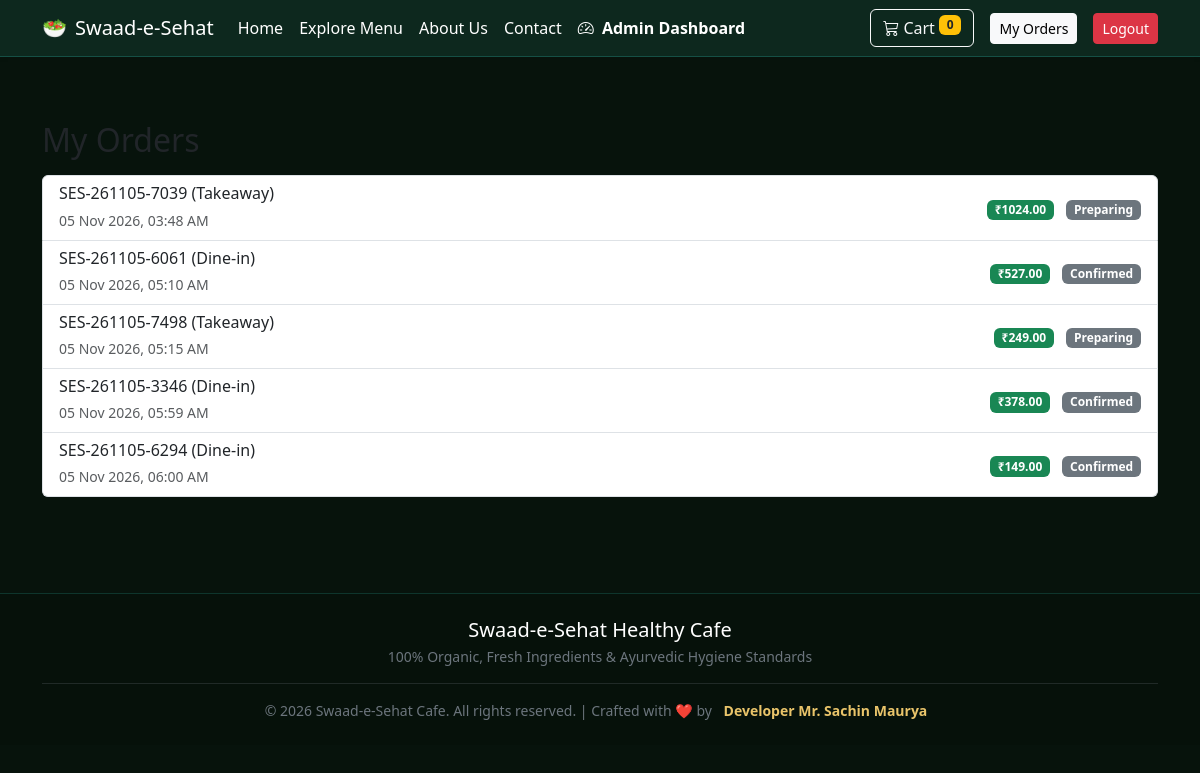
The page /orders/my-orders/ (signed in) on the database its author committed.
### orders/models.py (models this page shows, shortened)
class Order(models.Model):
    TYPES = (('dine_in', 'Dine-in'), ('takeaway', 'Takeaway'), ('delivery', 'Home Delivery'))
    STATUSES = (
        ('pending', 'Pending'), ('confirmed', 'Confirmed'), ('preparing', 'Preparing'),
        ('ready', 'Ready'), ('out_for_delivery', 'Out for Delivery'),
        ('completed', 'Completed'), ('cancelled', 'Cancelled')
    )
    order_number = models.CharField(max_length=30, unique=True, editable=False)
    access_token = models.UUIDField(default=uuid.uuid4, editable=False, unique=True)
    customer = models.ForeignKey(User, on_delete=models.SET_NULL, null=True, blank=True)
    customer_name = models.CharField(max_length=150)
    phone = models.CharField(max_length=20)
    order_type = models.CharField(max_length=20, choices=TYPES, default='takeaway')
    table = models.ForeignKey(CafeTable, on_delete=models.SET_NULL, null=True, blank=True)
    delivery_address = models.TextField(blank=True, null=True)
    notes = models.TextField(blank=True, null=True)
    total_amount = models.DecimalField(max_digits=10, decimal_places=2, default=Decimal('0.00'))
    order_status = models.CharField(max_length=25, choices=STATUSES, default='pending')
    created_at = models.DateTimeField(auto_now_add=True)

### orders/views.py (the view)
# urls.py: path('my-orders/', views.my_orders, name='my_orders'),
def my_orders(request):
    if not request.user.is_authenticated:
        return redirect('login')
    orders = Order.objects.filter(customer=request.user)
    return render(request, 'orders/my_orders.html', {'orders': orders})

### orders/cart.py (called while the page is built)
    def count(self):
        return sum(item['quantity'] for item in self.cart.values())

### orders/context_processors.py (called while the page is built)
def cart_processor(request):
    return {'cart_total_count': Cart(request).count()}

### templates/orders/my_orders.html
{% extends 'base.html' %}
{% block content %}
<div class="container py-4">
  <h2>My Orders</h2>
  <div class="list-group mt-3">
    {% for o in orders %}
      <a href="{% url 'order_tracking' o.access_token %}" class="list-group-item list-group-item-action d-flex justify-content-between align-items-center">
        <div>
          <h6 class="mb-1">{{ o.order_number }} ({{ o.get_order_type_display }})</h6>
          <small class="text-muted">{{ o.created_at|date:"d M Y, h:i A" }}</small>
        </div>
        <div>
          <span class="badge bg-success me-2">₹{{ o.total_amount }}</span>
          <span class="badge bg-secondary">{{ o.get_order_status_display }}</span>
        </div>
      </a>
    {% empty %}
      <p class="text-muted">Aapne abhi tak koi order nahi kiya hai.</p>
    {% endfor %}
  </div>
</div>
{% endblock %}

### templates/base.html (shortened to what this page needs)
<!DOCTYPE html>
<html lang="en">
<head>
  <link href="https://cdn.jsdelivr.net/npm/bootstrap@5.3.3/dist/css/bootstrap.min.css" rel="stylesheet">
  <link href="https://cdn.jsdelivr.net/npm/bootstrap-icons@1.11.3/font/bootstrap-icons.css" rel="stylesheet">
</head>
<body>
  <nav class="navbar navbar-expand-lg sticky-top shadow-sm">
    <div class="container">
      <a class="navbar-brand d-flex align-items-center gap-2" href="{% url 'home' %}">
        🥗 <span>Swaad-e-Sehat</span>
      </a>
      <div class="collapse navbar-collapse" id="navMenu">
        <ul class="navbar-nav me-auto">
          <li class="nav-item"><a class="nav-link" href="{% url 'home' %}">Home</a></li>
          <li class="nav-item"><a class="nav-link" href="{% url 'menu_list' %}">Explore Menu</a></li>
          <li class="nav-item"><a class="nav-link" href="{% url 'about' %}">About Us</a></li>
          <li class="nav-item"><a class="nav-link" href="{% url 'contact' %}">Contact</a></li>
          {% if user.is_authenticated and user.is_staff %}
          <li class="nav-item"><a class="nav-link fw-bold text-warning" href="/dashboard/"><i
                class="bi bi-speedometer2 me-1"></i> Admin Dashboard</a></li>
          {% elif not user.is_authenticated %}
          <li class="nav-item"><a class="nav-link" href="{% url 'login' %}?next=/dashboard/"><i
                class="bi bi-shield-lock me-1"></i> Staff Login</a></li>
          {% endif %}
        </ul>
        <div class="d-flex align-items-center gap-3">
          <a href="{% url 'cart' %}" class="btn btn-outline-light position-relative">
            <i class="bi bi-cart3"></i> Cart
            <span class="badge bg-warning text-dark badge-cart">{{ cart_total_count }}</span>
          </a>
          {% if user.is_authenticated %}
          <a href="{% url 'my_orders' %}" class="btn btn-light btn-sm">My Orders</a>
          <a href="{% url 'logout' %}" class="btn btn-danger btn-sm">Logout</a>
          {% else %}
          <a href="{% url 'login' %}" class="btn btn-light btn-sm">Login</a>
          <a href="{% url 'register' %}" class="btn btn-cafe btn-sm">Register</a>
          {% endif %}
        </div>
      </div>
    </div>
  </nav>
  <main class="py-4">
    {% block content %}{% endblock %}
  </main>
  <footer class="py-4 mt-5" style="background: #06110a; border-top: 1px solid rgba(46, 196, 182, 0.2);">
    <div class="container text-center">
      <h5 class="text-white mb-1">Swaad-e-Sehat Healthy Cafe</h5>
      <p class="text-secondary small mb-3">100% Organic, Fresh Ingredients & Ayurvedic Hygiene Standards</p>
      <div class="pt-3 border-top border-secondary border-opacity-25">
        <p class="mb-0 text-secondary small">
          © 2026 Swaad-e-Sehat Cafe. All rights reserved. |
          Crafted with ❤️ by
          <a href="{% url 'developer' %}" class="dev-link">
            Developer Mr. Sachin Maurya
          </a>
        </p>
      </div>
    </div>
  </footer>
</body>
</html>

### templates/base.html (style rules this page uses)
:root { --primary-green: #0d281e; --accent-green: #2ec4b6; --cafe-gold: #e9c46a; --light-bg: #07130c; }
body { background-color: var(--light-bg); font-family: system-ui, -apple-system, sans-serif; }
.navbar { background-color: var(--primary-green) !important; border-bottom: 1px solid rgba(46, 196, 182, 0.25); }
.navbar-brand, .nav-link { color: #fff !important; font-weight: 500; }
.badge-cart { font-size: 0.75rem; vertical-align: top; }
.dev-link { color: #e9c46a !important; text-decoration: none; font-weight: 700; padding: 3px 8px; border-radius: 6px; transition: all 0.2s ease; }

### rows shown on the page
Order: order_number "SES-261105-7039", order_type "Takeaway", created_at "05 Nov 2026, 03:48 AM", total_amount "1024.00", order_status "Preparing"
Order: order_number "SES-261105-6061", order_type "Dine-in", created_at "05 Nov 2026, 05:10 AM", total_amount "527.00", order_status "Confirmed"
Order: order_number "SES-261105-7498", order_type "Takeaway", created_at "05 Nov 2026, 05:15 AM", total_amount "249.00", order_status "Preparing"
Order: order_number "SES-261105-3346", order_type "Dine-in", created_at "05 Nov 2026, 05:59 AM", total_amount "378.00", order_status "Confirmed"
Order: order_number "SES-261105-6294", order_type "Dine-in", created_at "05 Nov 2026, 06:00 AM", total_amount "149.00", order_status "Confirmed"

### other values the page prints
{{ cart_total_count }} "0"
